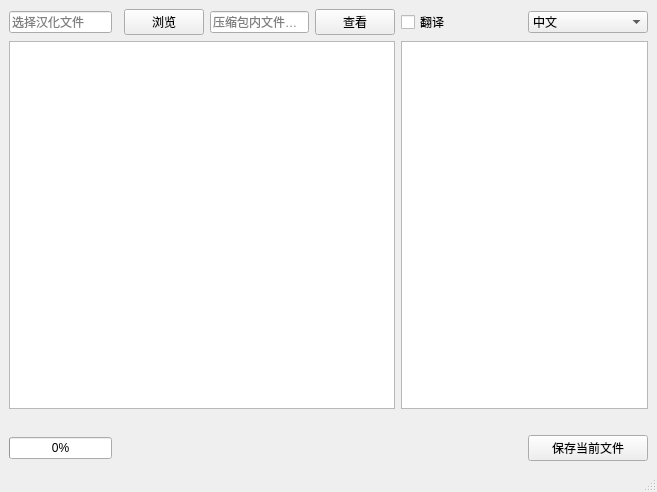
<?xml version="1.0" encoding="UTF-8"?>
<ui version="4.0">
 <class>MainWindow</class>
 <widget class="QMainWindow" name="MainWindow">
  <property name="geometry">
   <rect>
    <x>0</x>
    <y>0</y>
    <width>657</width>
    <height>492</height>
   </rect>
  </property>
  <property name="windowTitle">
   <string>MainWindow</string>
  </property>
  <widget class="QWidget" name="centralwidget">
   <layout class="QGridLayout" name="gridLayout">
    <item row="0" column="7">
     <widget class="QComboBox" name="comboBox">
      <item>
       <property name="text">
        <string>中文</string>
       </property>
      </item>
     </widget>
    </item>
    <item row="0" column="6">
     <widget class="QCheckBox" name="checkBox_translate">
      <property name="text">
       <string>翻译</string>
      </property>
     </widget>
    </item>
    <item row="0" column="5">
     <widget class="QPushButton" name="pushButton_watch">
      <property name="text">
       <string>查看</string>
      </property>
     </widget>
    </item>
    <item row="3" column="0">
     <widget class="QProgressBar" name="progressBar">
      <property name="value">
       <number>0</number>
      </property>
     </widget>
    </item>
    <item row="0" column="3" colspan="2">
     <widget class="QLineEdit" name="lineEdit_watch">
      <property name="toolTip">
       <string/>
      </property>
      <property name="placeholderText">
       <string>压缩包内文件路径</string>
      </property>
     </widget>
    </item>
    <item row="3" column="7">
     <widget class="QPushButton" name="pushButton_save">
      <property name="text">
       <string>保存当前文件</string>
      </property>
     </widget>
    </item>
    <item row="0" column="0">
     <widget class="QLineEdit" name="lineEdit_browser">
      <property name="toolTip">
       <string/>
      </property>
      <property name="placeholderText">
       <string>选择汉化文件</string>
      </property>
     </widget>
    </item>
    <item row="1" column="6" colspan="2">
     <widget class="QListView" name="listView_file">
     </widget>
    </item>
    <item row="0" column="2">
     <widget class="QPushButton" name="pushButton_browser">
      <property name="text">
       <string>浏览</string>
      </property>
     </widget>
    </item>
    <item row="1" column="0" colspan="6">
     <widget class="QTableView" name="tableView_kv"/>
    </item>
    <item row="2" column="0" colspan="8">
     <widget class="QLabel" name="label">
      <property name="text">
       <string/>
      </property>
     </widget>
    </item>
   </layout>
  </widget>
  <widget class="QMenuBar" name="menubar">
   <property name="geometry">
    <rect>
     <x>0</x>
     <y>0</y>
     <width>657</width>
     <height>23</height>
    </rect>
   </property>
  </widget>
  <widget class="QStatusBar" name="statusbar">
   <property name="enabled">
    <bool>true</bool>
   </property>
  </widget>
 </widget>
 <resources/>
 <connections/>
</ui>
